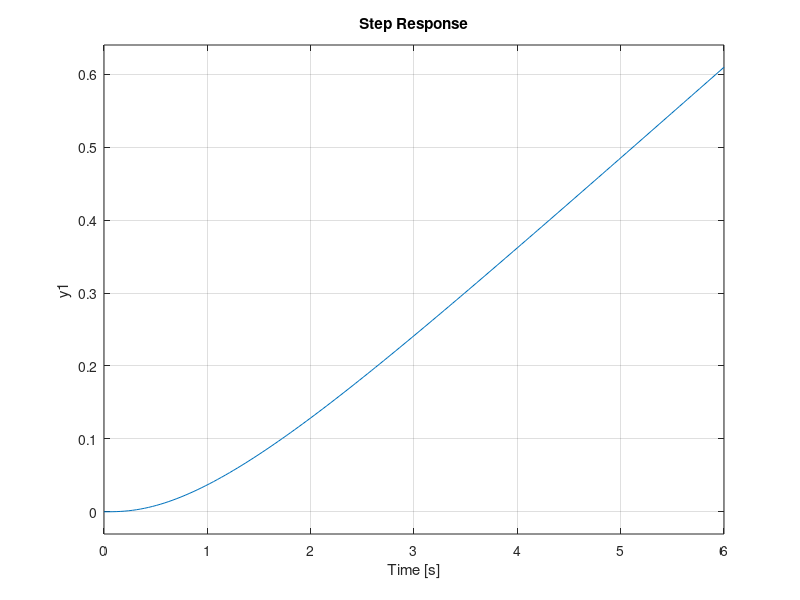
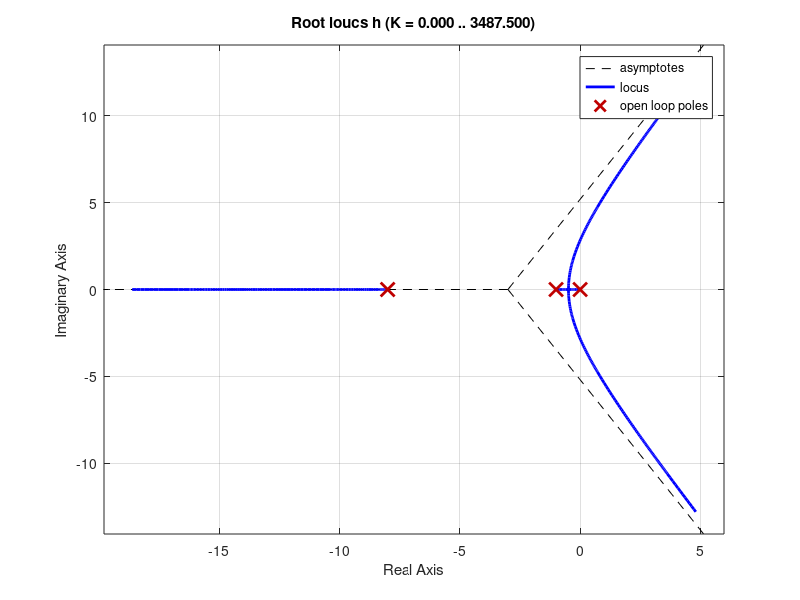
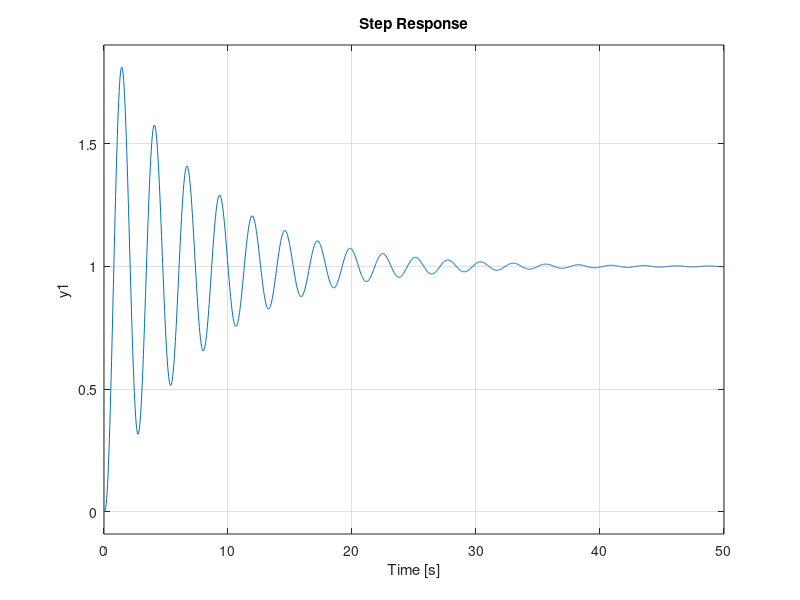
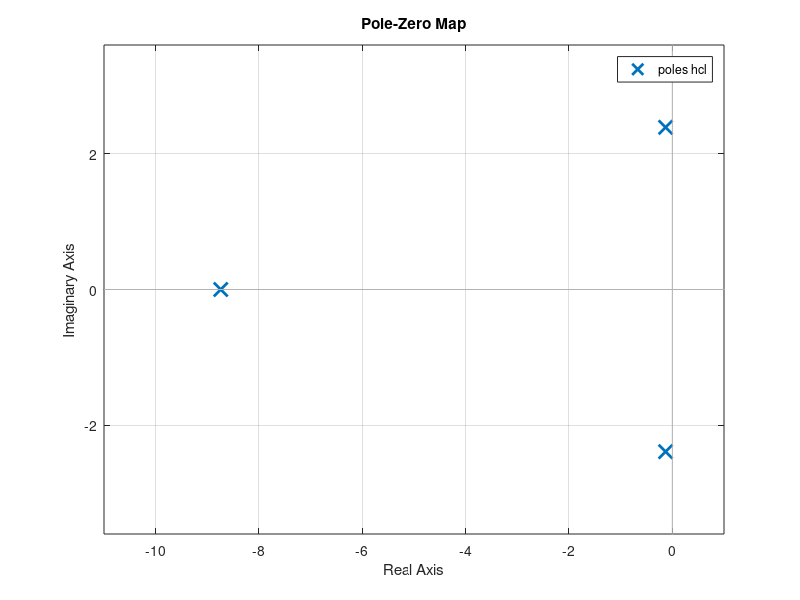

MATLAB code for these plots, in order:
clc
close all
clear

den=conv([1 1 0],[1 8]);
h=tf(1,den);
step(h)

figure
rlocus(h)

k=50;
hcl=feedback(k*h,1)
figure
step(hcl)
figure
pzmap(hcl)

k=1.5;
hcl=feedback(k*h,1)
figure
step(hcl)
figure
pzmap(hcl)

k=72;
hcl=feedback(k*h,1)
figure
step(hcl)
figure
pzmap(hcl)

k=73;
hcl=feedback(k*h,1)
figure
step(hcl)
figure
pzmap(hcl)
